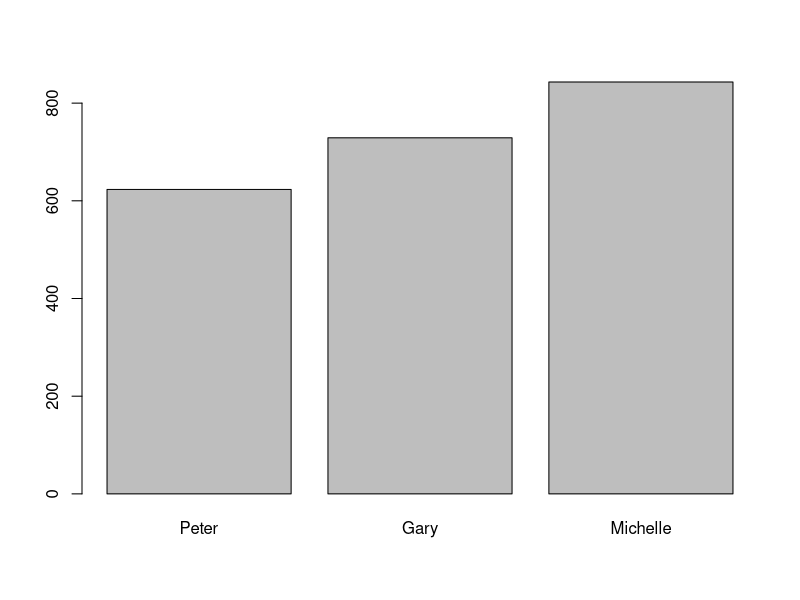
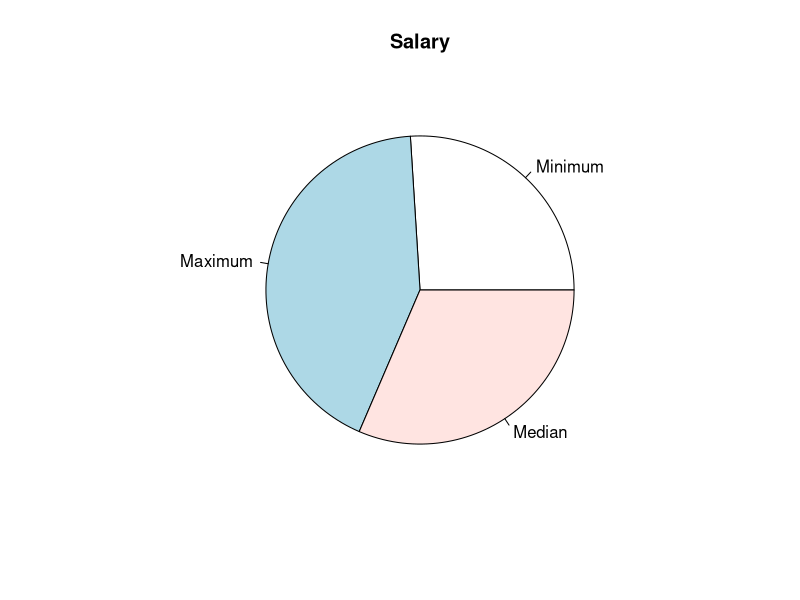

Reproduce these figures in R, in order.
#Question 1
A = matrix(c(7,9,12,2,4,13), nrow =2, ncol = 3, byrow= T)
B = matrix(c(1,7,12,19,2,8,13,20,3, 9,14,21), nrow = 3, ncol =4, byrow = T)
A%*%B


# Question 2
# A.
Data_Frame <- data.frame(
    id = c(1,2,3,4,5),
    name = c('Peter','Amy','Ryan','Gary','Michelle'),
    salary = c(623.30,515.20,611.00,729.00,843.25))
Data_Frame
# B.
Job_title <- cbind(Data_Frame, department = c('IT','HR','Finance','Logistics','Analytics'))
Job_title

# C.
New_data_frame <- Job_title[-c(1,3,5), -c(2,3)]
New_data_frame

#D. 
y <- Data_Frame[c(1,4,5),c(3)]
x <- Data_Frame[c(1,4,5),c(2)]
barplot(y, names.arg = x)

# E. 
max <- max(Data_Frame[,c(3)])
min <- min(Data_Frame[,c(3)])
med <- median(Data_Frame[,c(3)])
x1 <- c(min,max,med)
mylabel <- c("Minimum", "Maximum", "Median")
pie(x1, label = mylabel, main = "Salary")
